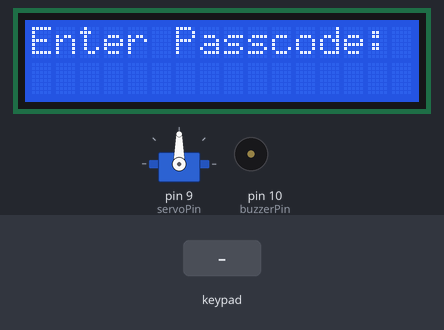
Recording of a sketch running on a simulated Arduino Uno, built with avr-gcc and run on an emulated ATmega328P. Parts: servo, 16×2 character LCD, buzzer (waves = sounding). The inputs (shaded band) are chosen by the test bench.

Above: at 1.2 s.
1.3 s: keypad keys 1 2 3 4 # pressed 0.4 s apart
At 3.5 s:
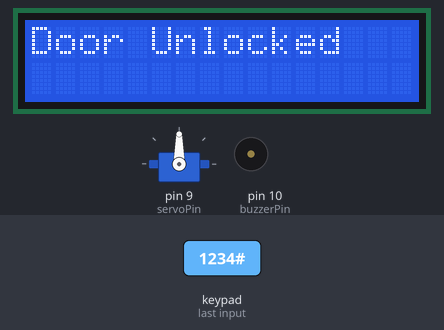
6.3 s: key '#' pressed
At 7.7 s:
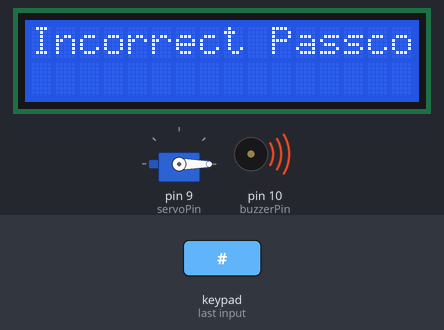
9.3 s: key 'A' pressed
At 10.5 s:
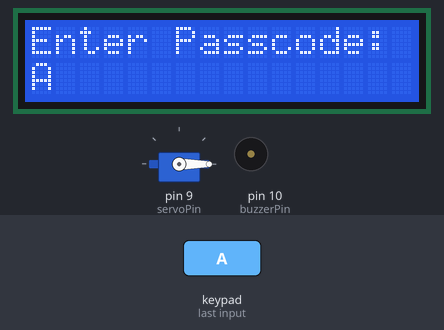
10.8 s: keypad keys 1 2 3 4 * pressed 0.4 s apart
At 13.0 s:
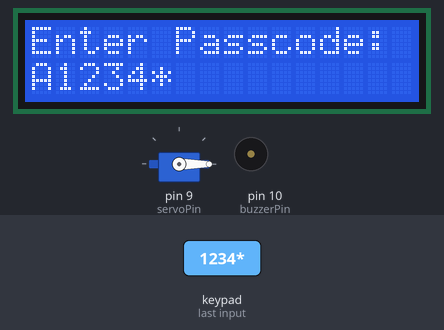
14.3 s: key 'B' pressed
At 15.5 s:
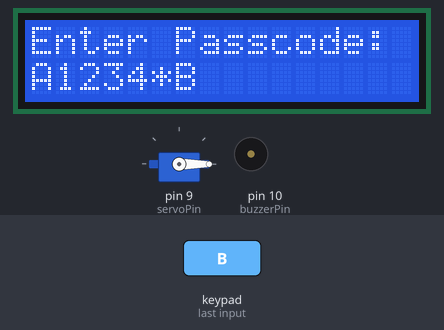
15.8 s: keypad keys 1 2 3 4 A pressed 0.4 s apart
At 18.4 s:
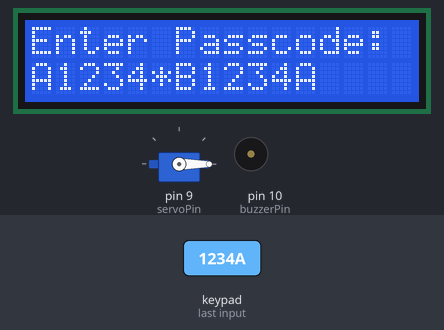
Timing chart, 0 to 19.9 s (numbered marks = the images above; inputs shaded):
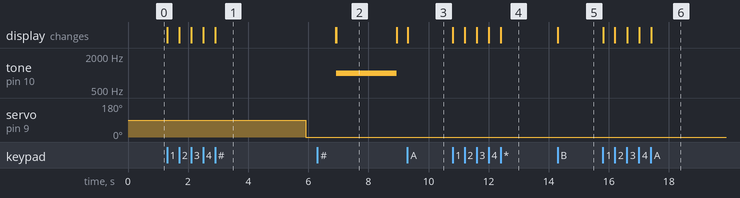

Measured:
- after the input at 1.3 s, servo on pin 9 (servoPin): 90° → 0° after 4.6 s; the display: first changes at once (image 1 shows a later state)
- after the input at 6.3 s, tone on pin 10 (buzzerPin): silent → 1000 Hz after 0.64 s, → silent 2.0 s later; the display: first differs from a run without the input after 0.64 s (image 2)
- after the input at 9.3 s, the display: changes at once (image 3)
- after the input at 10.8 s, the display: first changes at once (image 4 shows a later state)
- after the input at 14.3 s, the display: changes at once (image 5)
- after the input at 15.8 s, the display: first changes at once (image 6 shows a later state)
- what the display in image 2 shows lasts 2.0 s, from 6.9 s to 8.9 s

The sketch:

sketch.ino
```cpp
#include <Keypad.h>
#include <Servo.h>
#include <LiquidCrystal.h>


const byte ROWS = 4;
const byte COLS = 4;
char keys[ROWS][COLS] = {
  {'1','2','3','A'},
  {'4','5','6','B'},
  {'7','8','9','C'},
  {'*','0','#','D'}
};
byte rowPins[ROWS] = {A0, A1, A2, A3}; // Row pin numbers
byte colPins[COLS] = {8, 7, 6, 5};     // Column pin numbers
Keypad keypad = Keypad(makeKeymap(keys), rowPins, colPins, ROWS, COLS);


Servo servo;
const int servoPin = 9;
const int buzzerPin = 10;


LiquidCrystal lcd(12, 11, 5, 4, 3, 2);


const String correctPasscode = "1234";
String enteredPasscode = "";

void setup() {
  Serial.begin(9600);
  servo.attach(servoPin);
  pinMode(buzzerPin, OUTPUT);
  digitalWrite(buzzerPin, LOW);

  lcd.begin(16, 2);
  lcd.print("Enter Passcode:");
}

void loop() {
  char key = keypad.getKey();
  if (key) {
    if (key == '#') {
      if (enteredPasscode == correctPasscode) {
        unlockDoor();
      } else {
        lcd.clear();
        lcd.print("Incorrect Passcode!");
        tone(10,1000);
        delay(2000);
        noTone(10);
        lcd.clear();
        lcd.print("Enter Passcode:");
      }
      enteredPasscode = "";
    } else {
      enteredPasscode += key;
      lcd.setCursor(0, 1);
      lcd.print("                ");
      lcd.setCursor(0, 1);
      lcd.print(enteredPasscode);
    }
  }
}

void unlockDoor() {
  lcd.clear();
  lcd.print("Door Unlocked");
  servo.write(90);
  delay(3000);
  servo.write(0);
  delay(1000);
  lcd.clear();
  lcd.print("Enter Passcode:");
}
```
